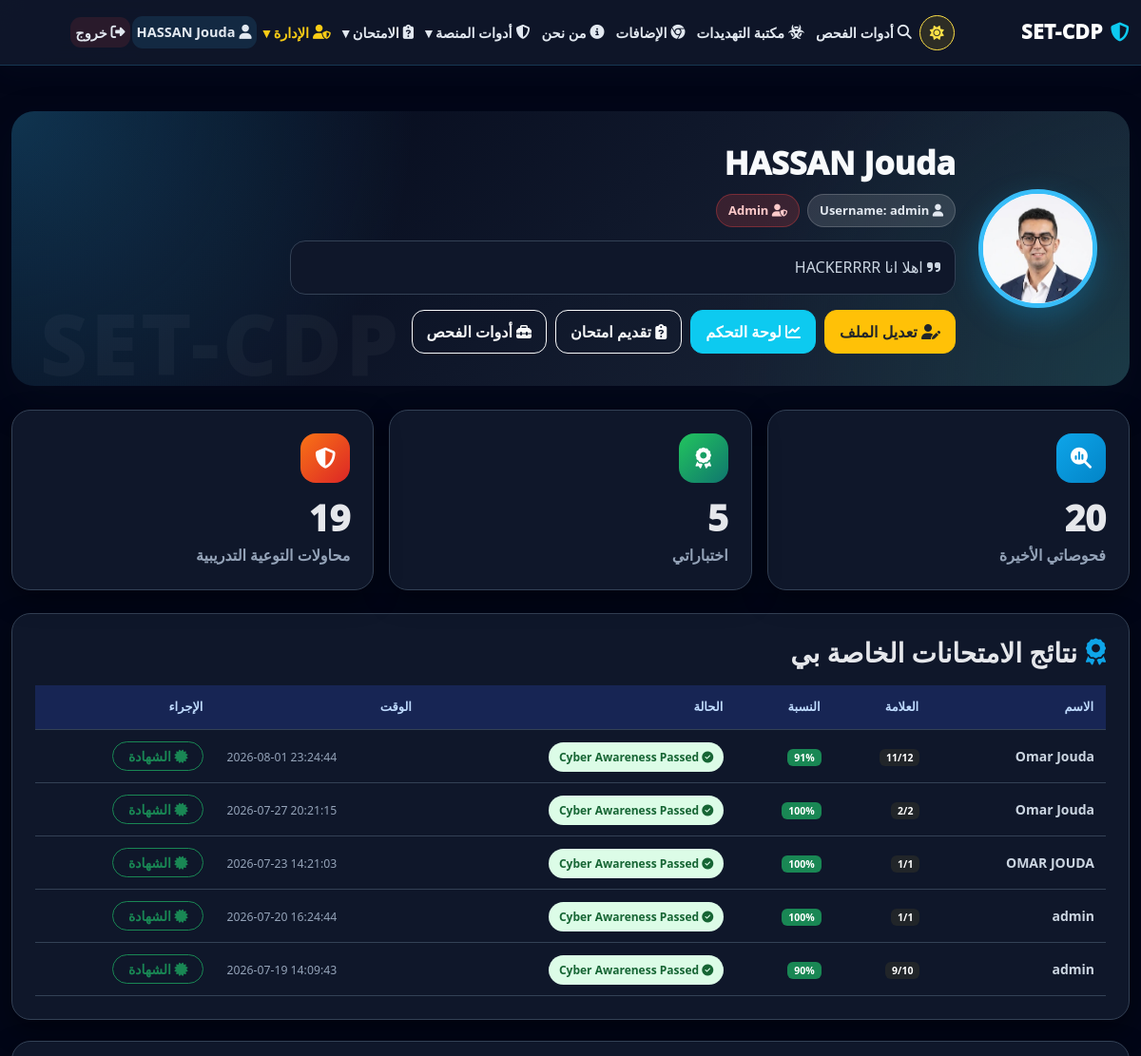
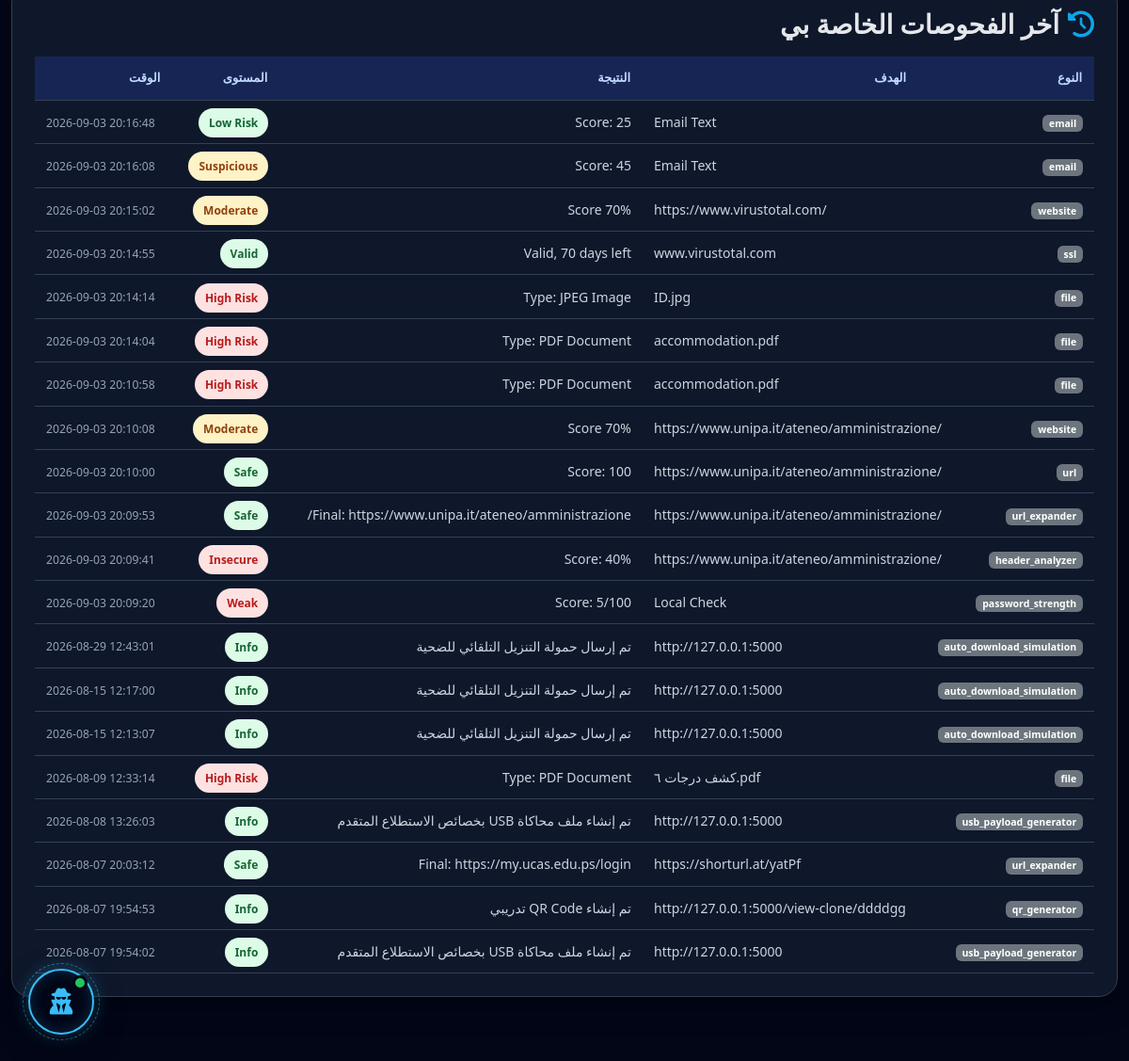
Screenshot of /profile (signed in) with the database file from the repository (2 pictures, top to bottom).
### tables this page shows
CREATE TABLE users (
        id INTEGER PRIMARY KEY AUTOINCREMENT,
        username TEXT UNIQUE,
        password_hash TEXT,
        role TEXT DEFAULT 'user',
        full_name TEXT,
        profile_image TEXT,
        bio TEXT,
        created_at TEXT
    );

CREATE TABLE quiz_results (
        id INTEGER PRIMARY KEY AUTOINCREMENT,
        student_name TEXT,
        score INTEGER,
        total INTEGER,
        percentage INTEGER,
        status TEXT,
        timestamp TEXT,
        user_id INTEGER
    );

CREATE TABLE scan_history (
        id INTEGER PRIMARY KEY AUTOINCREMENT,
        scan_type TEXT,
        target TEXT,
        result_summary TEXT,
        risk_level TEXT,
        timestamp TEXT,
        user_id INTEGER
    );

### app.py (the view, shortened to what this page needs)
@app.route("/profile", methods=["GET", "POST"])
@login_required
def profile():
    user_id = session.get("user_id")
    conn = get_db()
    user = conn.execute("SELECT * FROM users WHERE id = ?", (user_id,)).fetchone()
    scans = conn.execute("SELECT * FROM scan_history WHERE user_id = ? ORDER BY id DESC LIMIT 20", (user_id,)).fetchall()
    quizzes = conn.execute("SELECT * FROM quiz_results WHERE user_id = ? ORDER BY id DESC LIMIT 20", (user_id,)).fetchall()
    captures = conn.execute("SELECT * FROM captured_data WHERE user_id = ? ORDER BY id DESC LIMIT 20", (user_id,)).fetchall()
    conn.close()
    return render_template("profile.html", user=user, scans=scans, quizzes=quizzes, captures=captures)

### app.py (called while the page is built)
def login_required(f):
    @wraps(f)
    def wrapper(*args, **kwargs):
        if "user_id" not in session:
            return redirect(url_for("login"))
        return f(*args, **kwargs)
    return wrapper

def get_db():
    conn = sqlite3.connect(DB_PATH)
    conn.row_factory = sqlite3.Row
    return conn

### templates/profile.html (shortened to what this page needs)
<!doctype html>
<html lang="ar" dir="rtl">
<head>
  <link href="https://cdn.jsdelivr.net/npm/bootstrap@5.3.0/dist/css/bootstrap.rtl.min.css" rel="stylesheet">
  <link rel="stylesheet" href="https://cdnjs.cloudflare.com/ajax/libs/font-awesome/6.5.0/css/all.min.css">
  <link rel="stylesheet" href="/static/style.css">
</head>
<body>
{% include 'base_nav.html' %}
<main class="container py-5 profile-page">
  <section class="profile-hero">
    <div class="d-flex align-items-center gap-4 flex-wrap profile-hero-content">
      {% if user.profile_image %}
        <img
          class="profile-img"
          src="/uploads/{{ user.profile_image }}"
          alt="Profile image"
          onerror="this.style.display='none'; this.nextElementSibling.style.display='grid';"
        >
      {% else %}
        <div class="profile-fallback">
          {{ (user.full_name or user.username or 'U')[0]|upper }}
        </div>
      {% endif %}
      <div class="flex-grow-1">
        <h1 class="profile-name">
          {{ user.full_name or user.username }}
        </h1>
        <div class="profile-meta">
          <span class="profile-pill">
            <i class="fas fa-user"></i>
            Username: {{ user.username }}
          </span>
          {% if user.role == 'admin' %}
            <span class="profile-pill role-admin">
              <i class="fas fa-user-shield"></i>
              Admin
            </span>
          {% else %}
            <span class="profile-pill role-user">
              <i class="fas fa-user"></i>
              User
            </span>
          {% endif %}
        </div>
        {% if user.bio %}
          <div class="bio-box">
            <i class="fas fa-quote-right"></i>
            {{ user.bio }}
          </div>
        {% else %}
          <div class="bio-box">
            لم تتم إضافة نبذة شخصية بعد. يمكنك تعديل ملفك وإضافة وصف قصير يظهر هنا.
          </div>
        {% endif %}
        <div class="profile-actions">
          <button type="button" class="btn btn-warning btn-rounded text-dark" data-bs-toggle="modal" data-bs-target="#editProfileModal">
            <i class="fas fa-user-pen"></i>
            تعديل الملف
          </button>
          <a href="/dashboard" class="btn btn-info btn-rounded text-white">
            <i class="fas fa-chart-line"></i>
            لوحة التحكم
          </a>
          <a href="/quiz" class="btn btn-outline-light btn-rounded">
            <i class="fas fa-clipboard-question"></i>
            تقديم امتحان
          </a>
          <a href="/" class="btn btn-outline-light btn-rounded">
            <i class="fas fa-toolbox"></i>
            أدوات الفحص
          </a>
        </div>
      </div>
    </div>
  </section>
  <section class="row g-3 mb-4">
    <div class="col-md-4">
      <div class="stats-card">
        <div class="stats-icon" style="background: linear-gradient(135deg,#0ea5e9,#0284c7);">
          <i class="fas fa-magnifying-glass-chart"></i>
        </div>
        <h2>{{ scans|length }}</h2>
        <p>فحوصاتي الأخيرة</p>
      </div>
    </div>
    <div class="col-md-4">
      <div class="stats-card">
        <div class="stats-icon" style="background: linear-gradient(135deg,#22c55e,#0f766e);">
          <i class="fas fa-award"></i>
        </div>
        <h2>{{ quizzes|length }}</h2>
        <p>اختباراتي</p>
      </div>
    </div>
    <div class="col-md-4">
      <div class="stats-card">
        <div class="stats-icon" style="background: linear-gradient(135deg,#f97316,#dc2626);">
          <i class="fas fa-shield-halved"></i>
        </div>
        <h2>{{ captures|length }}</h2>
        <p>محاولات التوعية التدريبية</p>
      </div>
    </div>
  </section>
  <section class="profile-card">
    <h3>
      <i class="fas fa-award"></i>
      نتائج الامتحانات الخاصة بي
    </h3>
    <div class="table-responsive">
      <table class="table table-hover align-middle">
        <thead>
          <tr>
            <th>الاسم</th>
            <th>العلامة</th>
            <th>النسبة</th>
            <th>الحالة</th>
            <th>الوقت</th>
            <th>الإجراء</th>
          </tr>
        </thead>
        <tbody>
          {% for q in quizzes %}
          <tr>
            <td class="fw-bold">{{ q.student_name }}</td>
            <td>
              <span class="badge bg-dark">
                {{ q.score }}/{{ q.total }}
              </span>
            </td>
            <td>
              <span class="badge
                {% if q.percentage|float >= 70 %}bg-success
                {% elif q.percentage|float >= 50 %}bg-warning text-dark
                {% else %}bg-danger{% endif %}">
                {{ q.percentage }}%
              </span>
            </td>
            <td>
              {% if q.percentage|float >= 70 %}
                <span class="badge-soft risk-low">
                  <i class="fas fa-circle-check"></i>
                  {{ q.status }}
                </span>
              {% else %}
                <span class="badge-soft risk-high">
                  <i class="fas fa-circle-xmark"></i>
                  {{ q.status }}
                </span>
              {% endif %}
            </td>
            <td class="text-ltr">
              <small class="text-muted">{{ q.timestamp }}</small>
            </td>
            <td>
              {% if q.percentage|float >= 70 %}
                <a href="/quiz/result/{{ q.id }}" class="btn btn-sm btn-outline-success fw-bold rounded-pill px-3">
                  <i class="fas fa-certificate"></i>
                  الشهادة
                </a>
              {% else %}
                <span class="text-muted small">-</span>
              {% endif %}
            </td>
          </tr>
          {% endfor %}
        </tbody>
      </table>
    </div>
  </section>
  <section class="profile-card">
    <h3>
      <i class="fas fa-clock-rotate-left"></i>
      آخر الفحوصات الخاصة بي
    </h3>
    <div class="table-responsive">
      <table class="table table-hover align-middle">
        <thead>
          <tr>
            <th>النوع</th>
            <th>الهدف</th>
            <th>النتيجة</th>
            <th>المستوى</th>
            <th>الوقت</th>
          </tr>
        </thead>
        <tbody>
          {% for s in scans %}
          <tr>
            <td>
              <span class="badge bg-secondary">
                {{ s.scan_type }}
              </span>
            </td>
            <td class="text-break text-ltr" style="max-width: 280px;">
              {{ s.target }}
            </td>
            <td>
              {{ s.result_summary }}
            </td>
            <td>
              {% set level = s.risk_level|string %}
              {% if level in ['Critical', 'High Risk', 'Insecure', 'Error', 'Weak', 'High'] %}
                <span class="badge-soft risk-high">{{ s.risk_level }}</span>
              {% elif level in ['Moderate', 'Medium Risk', 'Suspicious', 'Expiring Soon', 'Medium'] %}
                <span class="badge-soft risk-medium">{{ s.risk_level }}</span>
              {% else %}
                <span class="badge-soft risk-low">{{ s.risk_level }}</span>
              {% endif %}
            </td>
            <td class="text-ltr">
              <small class="text-muted">{{ s.timestamp }}</small>
            </td>
          </tr>
          {% endfor %}
        </tbody>
      </table>
    </div>
  </section>
</main>
</body>
</html>

### templates/base_nav.html (shortened to what this page needs)
<link rel="stylesheet" href="https://gc.kis.v2.scr.kaspersky-labs.com/E3E8934C-235A-4B0E-825A-35A08381A191/abn/main.css?attr=aHR0cHM6Ly9jaGF0Z3B0LmNvbS9iYWNrZW5kLWFwaS9lc3R1YXJ5L2NvbnRlbnQ_aWQ9ZmlsZV8wMDAwMDAwMGNkNDQ4MWY0OGZiOTc4MzA1ODFlNzYwYSZmbj1iYXNlX25hdl90aGVtZV9maW5hbC5odG1sJmNkPWF0dGFjaG1lbnQmdHM9NDk1OTIwJnA9ZnMmY2lkPTEmc2lnPTc2ODY1YzkyNzdlZmM2MDNmZjk1ZWE1NWI3YWNlYjgyYmUwODFkOWM4NzA3ZjVlMTcyODk1NGI1YzY4ZjIzOGImdj0w"/>
<link rel="stylesheet" href="https://cdnjs.cloudflare.com/ajax/libs/font-awesome/6.5.0/css/all.min.css">
<nav class="top-navbar">
  <div class="top-navbar-wrap">
    <a class="top-brand" href="/">
      <i class="fas fa-shield-alt text-info"></i>
      SET-CDP
    </a>
    <div class="top-nav-links" id="topNavLinks">
      <button class="nav-theme-btn" id="themeToggleBtn" type="button" title="تبديل المظهر" aria-label="تبديل المظهر">
        <i class="fas fa-moon" id="themeIcon"></i>
      </button>
      <a href="/">
        <i class="fas fa-search"></i>
        أدوات الفحص
      </a>
      <a href="/threat-library">
        <i class="fas fa-biohazard"></i>
        مكتبة التهديدات
      </a>
      <a href="/extensions">
        <i class="fab fa-chrome"></i>
        الإضافات
      </a>
      <a href="/about">
        <i class="fas fa-circle-info"></i>
        من نحن
      </a>
      {% if session.get('user_id') %}
        <div class="nav-dropdown">
          <button class="dropdown-btn" type="button" onclick="toggleDropdown(event, 'toolsDropdown')">
            <i class="fas fa-shield-halved"></i>
            أدوات المنصة ▾
          </button>
        </div>
        <div class="nav-dropdown">
          <button class="dropdown-btn" type="button" onclick="toggleDropdown(event, 'quizDropdown')">
            <i class="fas fa-clipboard-question"></i>
            الامتحان ▾
          </button>
        </div>
        {% if session.get('role') == 'admin' or session.get('is_admin') %}
          <div class="nav-dropdown">
            <button class="dropdown-btn admin-btn" type="button" onclick="toggleDropdown(event, 'adminDropdown')">
              <i class="fas fa-user-shield"></i>
              الإدارة ▾
            </button>
          </div>
        {% endif %}
        <a href="/profile" class="nav-user">
          <i class="fas fa-user"></i>
          <span class="nav-user-name">{{ session.get('full_name') or session.get('username') }}</span>
        </a>
        <a href="/logout" class="logout-link">
          <i class="fas fa-right-from-bracket"></i>
          خروج
        </a>
      {% endif %}
    </div>
  </div>
</nav>
{% include 'chatbot_widget.html' %}

### static/style.css (style rules this page uses)
body { background:#f4f6f9;color:#1f2937 }
.btn { border-radius:10px }
.top-navbar { background: #0f172a; color: #fff; width: 100%; position: sticky; top: 0; z-index: 99999; box-shadow: 0 2px 12px rgba(0,0,0,0.18); }
.top-navbar-wrap { max-width: 1250px; margin: 0 auto; padding: 12px 18px; display: flex; align-items: center; justify-content: space-between; gap: 18px; }
.top-brand { color: white; text-decoration: none; font-weight: 800; font-size: 20px; white-space: nowrap; }
.top-nav-links { display: flex; align-items: center; gap: 10px; flex-wrap: wrap; }
.top-nav-links a, .dropdown-btn { color: #e2e8f0; background: transparent; border: none; text-decoration: none; font-size: 14px; padding: 8px 10px; border-radius: 8px; transition: 0.2s; white-space: nowrap; cursor: pointer; }
.nav-dropdown { position: relative; }
.nav-user { color: #94a3b8; font-size: 13px; padding: 8px 10px; background: #111827; border: 1px solid #334155; border-radius: 8px; }
.logout-link { color: #fecaca !important; }
.nav-user { color: #e0f2fe !important; font-size: 13px; padding: 8px 10px; background: #0f172a; border: 1px solid #334155; border-radius: 8px; text-decoration: none; }

### templates/profile.html (style rules this page uses)
body { background: #f8fafc; color: #0f172a; }
.profile-page { max-width: 1200px; margin: auto; }
.profile-hero { background: radial-gradient(circle at top left, rgba(56,189,248,.25), transparent 35%), radial-gradient(circle at bottom right, rgba(15,118,110,.22), transparent 35%), linear-gradient(135deg, #020617, #0f172a, #1e293b); color: white; border-radius: 24px; padding: 34px; margin-bottom: 25px; box-shadow: 0 18px 45px rgba(15, 23, 42, 0.22); position: relative; overflow: hidden; }
.profile-hero::before { content: "SET-CDP"; position: absolute; left: 30px; bottom: -20px; font-size: 85px; font-weight: 950; color: rgba(255,255,255,.035); letter-spacing: 6px; pointer-events: none; }
.profile-img { width: 125px; height: 125px; border-radius: 50%; object-fit: cover; border: 5px solid #38bdf8; background: white; box-shadow: 0 12px 32px rgba(14,165,233,.28); flex-shrink: 0; }
.profile-name { font-size: 34px; font-weight: 950; margin-bottom: 8px; }
.profile-meta { display: flex; flex-wrap: wrap; gap: 8px; margin-top: 12px; }
.profile-pill { background: rgba(255,255,255,.12); border: 1px solid rgba(255,255,255,.18); color: #e2e8f0; border-radius: 999px; padding: 7px 12px; font-size: 13px; font-weight: 800; }
.role-admin { background: rgba(239,68,68,.18); color: #fecaca; border-color: rgba(239,68,68,.35); }
.profile-card { background: white; border-radius: 20px; padding: 24px; border: 1px solid #e2e8f0; box-shadow: 0 10px 28px rgba(15, 23, 42, 0.06); margin-bottom: 22px; }
.profile-card h3 { font-weight: 950; color: #0f172a; margin-bottom: 18px; display: flex; align-items: center; gap: 9px; }
.profile-card h3 i { color: #0ea5e9; }
.stats-card { position: relative; overflow: hidden; background: white; border: 1px solid #e2e8f0; border-radius: 20px; padding: 24px; height: 100%; box-shadow: 0 10px 28px rgba(15, 23, 42, 0.06); transition: .25s; }
.stats-icon { width: 52px; height: 52px; border-radius: 16px; display: grid; place-items: center; color: white; font-size: 22px; margin-bottom: 14px; }
.stats-card h2 { font-size: 38px; font-weight: 950; color: #0f172a; margin-bottom: 4px; }
.stats-card p { color: #64748b; margin: 0; font-weight: 800; }
.table { margin-bottom: 0; }
.table thead th { background: #f1f5f9; color: #334155; font-size: 13px; font-weight: 950; border-color: #e2e8f0; padding: 13px; white-space: nowrap; }
.table tbody td { border-color: #e2e8f0; vertical-align: middle; font-size: 14px; padding: 12px; }
.badge-soft { border-radius: 999px; padding: 7px 11px; font-weight: 850; font-size: 12px; }
.risk-high { background: #fee2e2; color: #b91c1c; }
.risk-medium { background: #fef3c7; color: #92400e; }
.risk-low { background: #dcfce7; color: #166534; }
.text-ltr { direction: ltr; text-align: left; }
.bio-box { background: rgba(255,255,255,.08); border: 1px solid rgba(255,255,255,.13); border-radius: 16px; padding: 13px 15px; margin-top: 14px; color: #cbd5e1; line-height: 1.8; max-width: 700px; }
.profile-actions { display: flex; gap: 9px; flex-wrap: wrap; margin-top: 16px; }
.btn-rounded { border-radius: 13px; font-weight: 850; padding: 10px 15px; }

### rows the page displays
users: get "HASSAN Jouda", profile_image (picture), full_name "HASSAN Jouda", username "admin", bio "اهلا انا HACKERRRR"
quiz_results: student_name "Omar Jouda", score "11", total "12", percentage "91", status "Cyber Awareness Passed", timestamp "2026-08-01 23:24:44"
quiz_results: student_name "Omar Jouda", score "2", total "2", percentage "100", status "Cyber Awareness Passed", timestamp "2026-07-27 20:21:15"
quiz_results: student_name "OMAR JOUDA", score "1", total "1", percentage "100", status "Cyber Awareness Passed", timestamp "2026-07-23 14:21:03"
quiz_results: student_name "admin", score "1", total "1", percentage "100", status "Cyber Awareness Passed", timestamp "2026-07-20 16:24:44"
quiz_results: student_name "admin", score "9", total "10", percentage "90", status "Cyber Awareness Passed", timestamp "2026-07-19 14:09:43"
scan_history: scan_type "email", target "Email Text", result_summary "Score: 25", risk_level "Low Risk", timestamp "2026-09-03 20:16:48"
scan_history: scan_type "email", target "Email Text", result_summary "Score: 45", risk_level "Suspicious", timestamp "2026-09-03 20:16:08"
scan_history: scan_type "website", target "https://www.virustotal.com/", result_summary "Score 70%", risk_level "Moderate", timestamp "2026-09-03 20:15:02"
scan_history: scan_type "ssl", target "www.virustotal.com", result_summary "Valid, 70 days left", risk_level "Valid", timestamp "2026-09-03 20:14:55"
scan_history: scan_type "file", target "ID.jpg", result_summary "Type: JPEG Image", risk_level "High Risk", timestamp "2026-09-03 20:14:14"
scan_history: scan_type "file", target "accommodation.pdf", result_summary "Type: PDF Document", risk_level "High Risk", timestamp "2026-09-03 20:14:04"
scan_history: scan_type "file", target "accommodation.pdf", result_summary "Type: PDF Document", risk_level "High Risk", timestamp "2026-09-03 20:10:58"
scan_history: scan_type "website", target "https://www.unipa.it/ateneo/amministrazione/", result_summary "Score 70%", risk_level "Moderate", timestamp "2026-09-03 20:10:08"
scan_history: scan_type "url", target "https://www.unipa.it/ateneo/amministrazione/", result_summary "Score: 100", risk_level "Safe", timestamp "2026-09-03 20:10:00"
scan_history: scan_type "url_expander", target "https://www.unipa.it/ateneo/amministrazione/", result_summary "Final: https://www.unipa.it/ateneo/amministrazione/", risk_level "Safe", timestamp "2026-09-03 20:09:53"
scan_history: scan_type "header_analyzer", target "https://www.unipa.it/ateneo/amministrazione/", result_summary "Score: 40%", risk_level "Insecure", timestamp "2026-09-03 20:09:41"
scan_history: scan_type "password_strength", target "Local Check", result_summary "Score: 5/100", risk_level "Weak", timestamp "2026-09-03 20:09:20"
scan_history: scan_type "auto_download_simulation", target "http://127.0.0.1:5000", result_summary "تم إرسال حمولة التنزيل التلقائي للضحية", risk_level "Info", timestamp "2026-08-29 12:43:01"
scan_history: scan_type "auto_download_simulation", target "http://127.0.0.1:5000", result_summary "تم إرسال حمولة التنزيل التلقائي للضحية", risk_level "Info", timestamp "2026-08-15 12:17:00"
scan_history: scan_type "auto_download_simulation", target "http://127.0.0.1:5000", result_summary "تم إرسال حمولة التنزيل التلقائي للضحية", risk_level "Info", timestamp "2026-08-15 12:13:07"
scan_history: scan_type "file", target "كشف درجات ٦.pdf", result_summary "Type: PDF Document", risk_level "High Risk", timestamp "2026-08-09 12:33:14"
scan_history: scan_type "usb_payload_generator", target "http://127.0.0.1:5000", result_summary "تم إنشاء ملف محاكاة USB بخصائص الاستطلاع المتقدم", risk_level "Info", timestamp "2026-08-08 13:26:03"
scan_history: scan_type "url_expander", target "https://shorturl.at/yatPf", result_summary "Final: https://my.ucas.edu.ps/login", risk_level "Safe", timestamp "2026-08-07 20:03:12"
scan_history: scan_type "qr_generator", target "http://127.0.0.1:5000/view-clone/ddddgg", result_summary "تم إنشاء QR Code تدريبي", risk_level "Info", timestamp "2026-08-07 19:54:53"
scan_history: scan_type "usb_payload_generator", target "http://127.0.0.1:5000", result_summary "تم إنشاء ملف محاكاة USB بخصائص الاستطلاع المتقدم", risk_level "Info", timestamp "2026-08-07 19:54:02"

### other values shown
{{ scans|length }} "20"
{{ quizzes|length }} "5"
{{ captures|length }} "19"
